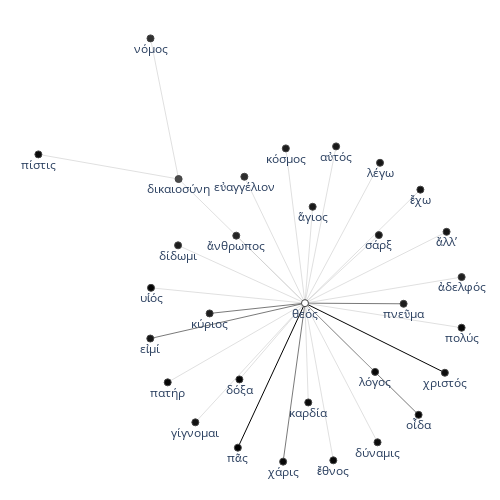

The notebook cell this image was saved under:
### Code cell
# textnet.configure_plotly_browser_state()
configure_plotly_browser_state()
fig = draw_2d_network(ego_network)
fig.show()

### Figure 1 — Plotly figure (JSON) as saved in the notebook; plotly's stock layout.template omitted (floating-point values rounded to 4 significant figures)
{"data": [{"line": {"color": "#000000", "width": 1}, "mode": "lines", "type": "scatter", "x": [0.04341, -0.2193, null, 0.04341, 0.5909, null], "y": [-0.0423, -0.6034, null, -0.0423, -0.3126, null]}, {"line": {"color": "#404040", "width": 0.7}, "mode": "lines", "type": "scatter", "x": [0.4294, 0.04341, null, -0.5619, 0.04341, null, -0.3298, 0.04341, null, 0.04341, -0.04207, null, 0.04341, 0.4881, null], "y": [-0.04479, -0.0423, null, -0.1796, -0.0423, null, -0.0822, -0.0423, null, -0.0423, -0.6576, null, -0.0423, -0.476, null]}, {"line": {"color": "#C0C0C0", "width": 0.5}, "mode": "lines", "type": "scatter", "x": [0.6565, 0.04341, null, 0.5976, 0.04341, null, 0.3325, 0.04341, null, 0.495, 0.04341, null, 0.3371, 0.04341, null, 0.1652, 0.04341, null, 0.07343, 0.04341, null, -0.5612, -0.4512, null, -0.03154, 0.04341, null, -0.1938, 0.04341, null, -0.2255, 0.04341, null, -0.4533, 0.04341, null, -0.4512, -1, null, -0.4512, 0.04341, null, 0.04341, -0.5592, null, 0.04341, 0.05631, null, 0.04341, -0.4938, null, 0.04341, -0.3856, null, 0.04341, -0.2131, null, 0.04341, 0.1543, null, 0.04341, 0.3274, null, 0.04341, 0.3179, null, 0.04341, 0.6563, null], "y": [0.05888, -0.0423, null, 0.2346, -0.0423, null, 0.222, -0.0423, null, 0.3985, -0.0423, null, 0.5027, -0.0423, null, 0.5664, -0.0423, null, 0.3319, -0.0423, null, 0.9857, 0.4396, null, 0.5586, -0.0423, null, 0.4486, -0.0423, null, 0.2198, -0.0423, null, 0.1822, -0.0423, null, 0.4396, 0.5353, null, 0.4396, -0.0423, null, -0.0423, 0.0172, null, -0.0423, -0.4279, null, -0.0423, -0.3498, null, -0.0423, -0.505, null, -0.0423, -0.3384, null, -0.0423, -0.6526, null, -0.0423, -0.5826, null, -0.0423, -0.3093, null, -0.0423, -0.1377, null]}, {"hoverinfo": "text", "hovertext": ["12", "9", "9", "8", "9", "10", "10", "16", "11", "11", "15", "13", "11", "9", "22", "6", "11", "85", "4", "6", "5", "8", "4", "3", "5", "5", "7", "5", "4", "7", "5"], "marker": {"color": [12, 9, 9, 8, 9, 10, 10, 16, 11, 11, 15, 13, 11, 9, 22, 6, 11, 85, 4, 6, 5, 8, 4, 3, 5, 5, 7, 5, 4, 7, 5], "colorbar": {"thickness": 15, "title": {"side": "right", "text": "degree"}, "xanchor": "left"}, "colorscale": [[0, "rgb(255,255,255)"], [0.125, "rgb(240,240,240)"], [0.25, "rgb(217,217,217)"], [0.375, "rgb(189,189,189)"], [0.5, "rgb(150,150,150)"], [0.625, "rgb(115,115,115)"], [0.75, "rgb(82,82,82)"], [0.875, "rgb(37,37,37)"], [1, "rgb(0,0,0)"]], "line": {"width": 1}, "reversescale": true, "showscale": false, "size": 7}, "mode": "markers+text", "text": ["ἀδελφός", "ἄλλʼ", "σάρξ", "ἔχω", "λέγω", "αὐτός", "ἅγιος", "νόμος", "πνεῦμα", "κόσμος", "εὐαγγέλιον", "ἄνθρωπος", "δίδωμι", "εἰμί", "δικαιοσύνη", "πίστις", "κύριος", "θεός", "υἱός", "καρδία", "πατήρ", "γίγνομαι", "δόξα", "πᾶς", "χάρις", "ἔθνος", "δύναμις", "λόγος", "οἶδα", "χριστός", "πολύς"], "textposition": "bottom center", "type": "scatter", "x": [0.6565, 0.5976, 0.3325, 0.495, 0.3371, 0.1652, 0.07343, -0.5612, 0.4294, -0.03154, -0.1938, -0.2255, -0.4533, -0.5619, -0.4512, -1, -0.3298, 0.04341, -0.5592, 0.05631, -0.4938, -0.3856, -0.2131, -0.2193, -0.04207, 0.1543, 0.3274, 0.3179, 0.4881, 0.5909, 0.6563], "y": [0.05888, 0.2346, 0.222, 0.3985, 0.5027, 0.5664, 0.3319, 0.9857, -0.04479, 0.5586, 0.4486, 0.2198, 0.1822, -0.1796, 0.4396, 0.5353, -0.0822, -0.0423, 0.0172, -0.4279, -0.3498, -0.505, -0.3384, -0.6034, -0.6576, -0.6526, -0.5826, -0.3093, -0.476, -0.3126, -0.1377]}, {"hoverinfo": "text", "marker": {"opacity": 0}, "mode": "markers", "opacity": 0, "text": ["29", "34", "30", "30", "24", "27", "30", "16", "50", "27", "30", "39", "28", "91", "25", "26", "69", "25", "24", "36", "46", "30", "97", "48", "26", "25", "33", "47", "136", "33"], "type": "scatter", "x": [0.3499, 0.3205, 0.188, 0.2692, 0.1903, 0.1043, 0.05842, -0.5062, 0.2364, 0.005938, -0.07522, -0.09103, -0.2049, -0.2592, -0.7256, -0.2039, -0.1432, -0.2579, 0.04986, -0.2252, -0.1711, -0.08486, -0.08792, 0.0006709, 0.09888, 0.1854, 0.1807, 0.2658, 0.3171, 0.3499], "y": [0.008291, 0.09617, 0.08984, 0.1781, 0.2302, 0.262, 0.1448, 0.7127, -0.04355, 0.2582, 0.2031, 0.08873, 0.06994, -0.111, 0.4875, 0.1986, -0.06225, -0.01255, -0.2351, -0.1961, -0.2737, -0.1903, -0.3229, -0.35, -0.3475, -0.3125, -0.1758, -0.2591, -0.1774, -0.09001]}], "layout": {"autosize": false, "height": 500, "hovermode": "closest", "margin": {"b": 10, "l": 10, "r": 10, "t": 10}, "plot_bgcolor": "rgba(0,0,0,0)", "showlegend": false, "title": {"font": {"size": 16}}, "width": 500, "xaxis": {"showgrid": false, "showticklabels": false, "zeroline": false}, "yaxis": {"showgrid": false, "showticklabels": false, "zeroline": false}}}
